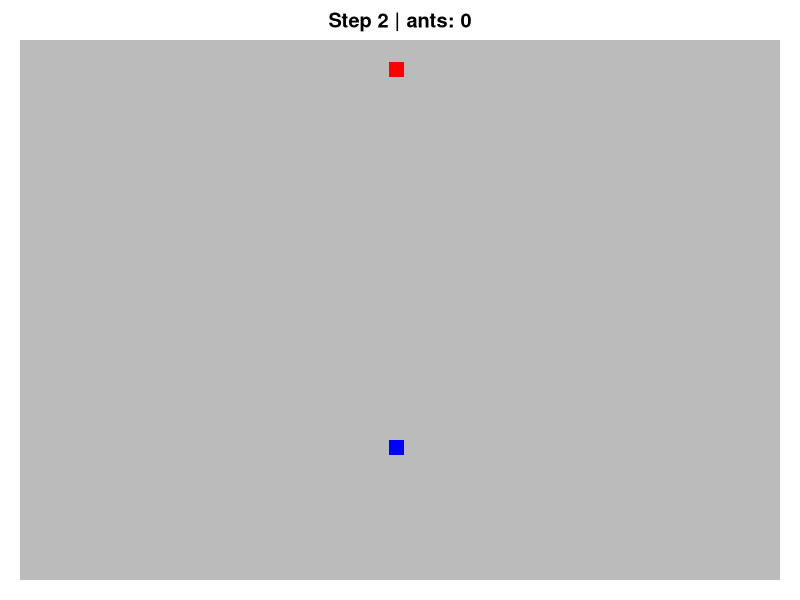
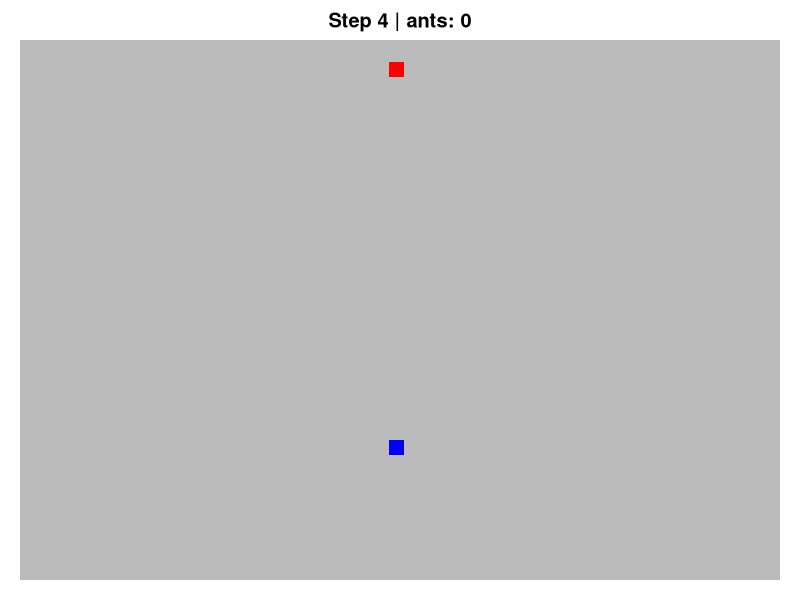
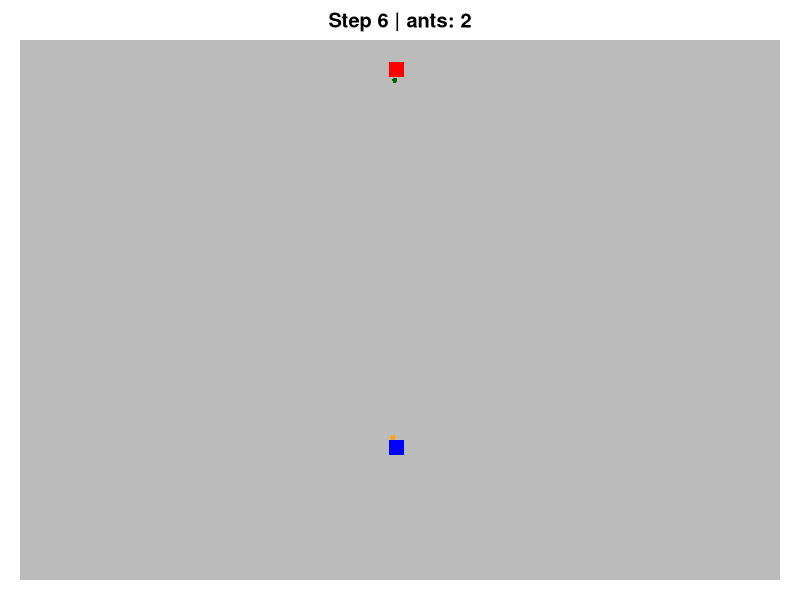
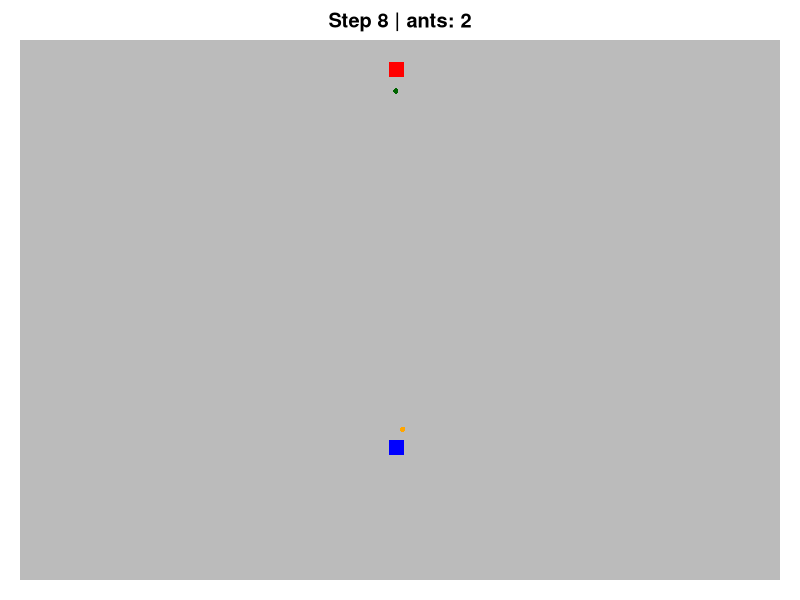
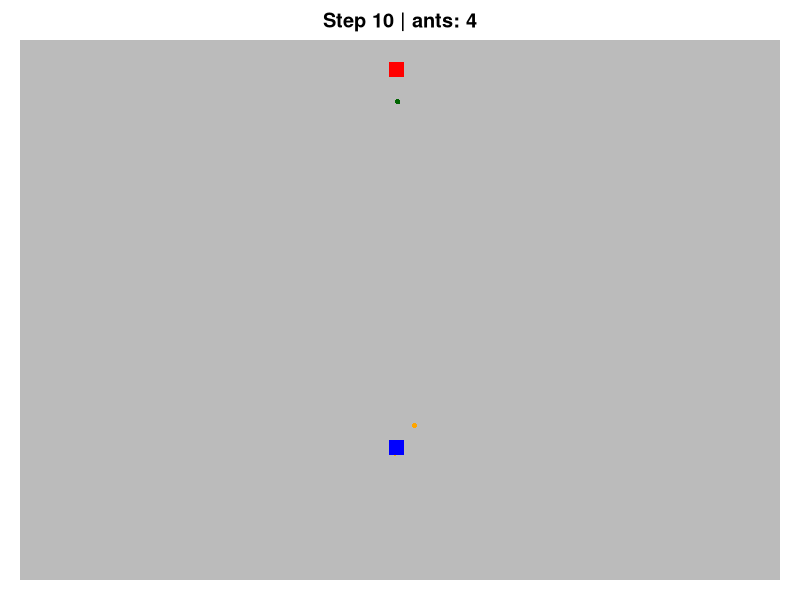
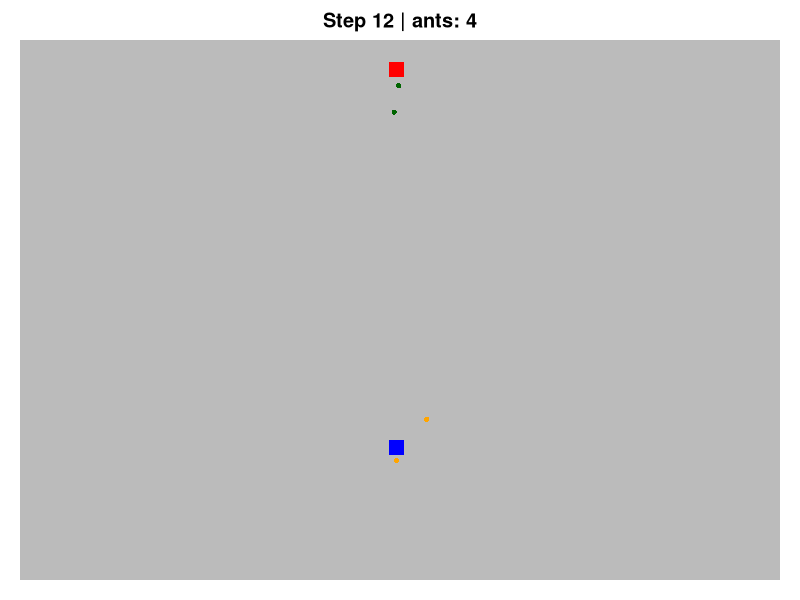
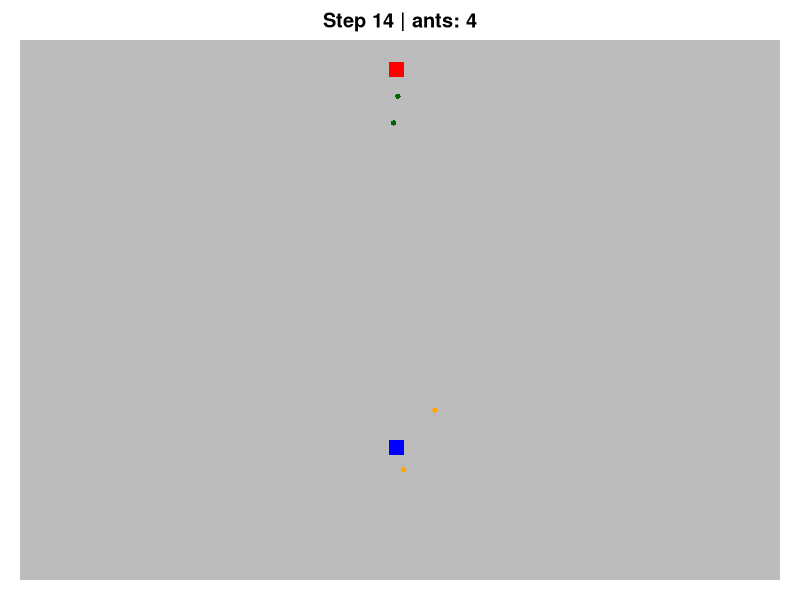
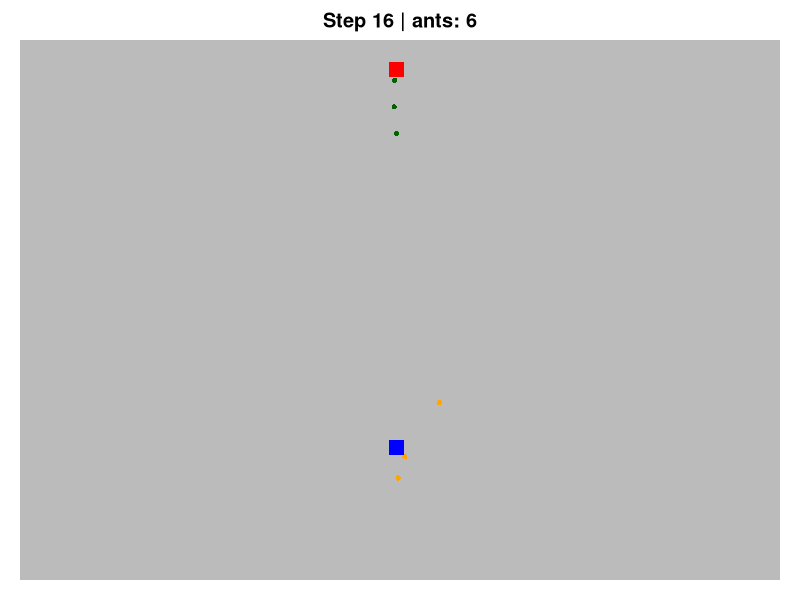

Here is the R script that generated these plots, in order:
# set seed for pseudorandomness

set.seed(1)

GRID_SIZE = 100

MAX_ANTS = 50
N_STEPS = 1000
SPAWN_INTERVAL = 5
DRAW_INTERVAL = 2
STEP_SIZE = 1

nest <- c(50, 25)
food_spawn <- c(50, 95)

ants <- data.frame(
  x = numeric(),
  y = numeric(),
  hx = numeric(),
  hy = numeric(),
  state = character() # searching | returning
)

pheromone <- matrix(0, GRID_SIZE, GRID_SIZE)

par(mar = c(1,1,2,1))


unit_vec <- function(v) {
  
  n <- sqrt(sum(v^2))
  
  if(n < 1e-10)
    return(c(0,0))
  
  v / n
}


for(step in 1:N_STEPS) {
  
  # ---------
  # Spawn ants
  # ---------
  
  if(step %% SPAWN_INTERVAL == 0 && nrow(ants) < MAX_ANTS) { # 
    # Loaded ant starts at foodspawn
    ants <- rbind(
      ants,
      data.frame(
        x = food_spawn[1],
        y = food_spawn[2],
        hx = 0,
        hy = -1,
        state = "returning"
      )
    )
    
    # unloaded ant starts at nest
    ants <- rbind(
      ants,
      data.frame(
        x = nest[1],
        y = nest[2],
        hx = 0,
        hy = 1,
        state = "searching"
      )
    )
  }
  
  # ----
  # Move ants
  # ----
  for(i in seq_len(nrow(ants))) {
    
    pos <- c(ants$x[i], ants$y[i])
    noise <- unit_vec(rnorm(2))
    
    
    from_nest <- unit_vec(
      pos - nest
    )
    
    to_nest <- unit_vec(
      nest - pos
    )
    
    if(ants$state[i] == "searching") {
      dir <-
        0.50 * from_nest +
        0.50 * noise
    }
    
    if(ants$state[i] == "returning") {
      dir <-
        0.80 * to_nest +
        0.20 * noise
    }
    
    dir <- unit_vec(dir)
    
    ants$x[i] <- ants$x[i] +
      STEP_SIZE * dir[1]
    
    ants$y[i] <- ants$y[i] +
      STEP_SIZE * dir[2]
}
  
  # -----
  # Draw
  # -----
  
  if(step %% DRAW_INTERVAL == 0) {
    image(
      1:GRID_SIZE,
      1:GRID_SIZE,
      pheromone,
      col = gray.colors(
        100,
        start = 1,
        end = 0
      ),
      axes = FALSE,
      main = paste(
        "Step",
        step,
        "| ants:",
        nrow(ants)
      )
    )
    
    # Returning ants (carrying food)
    points(
      ants$x[ants$state == "returning"],
      ants$y[ants$state == "returning"],
      col = "darkgreen",
      pch = 16,
      cex = 0.7
    )
    
    # Searching ants
    points(
      ants$x[ants$state == "searching"],
      ants$y[ants$state == "searching"],
      col = "orange",
      pch = 16,
      cex = 0.7
    )
    
    points(
      nest[1],
      nest[2],
      pch = 15,
      col = "blue",
      cex = 2
    )
    
    points(
      food_spawn[1],
      food_spawn[2],
      pch = 15,
      col = "red",
      cex = 2
    )
    
    Sys.sleep(0.1)
  }
}
